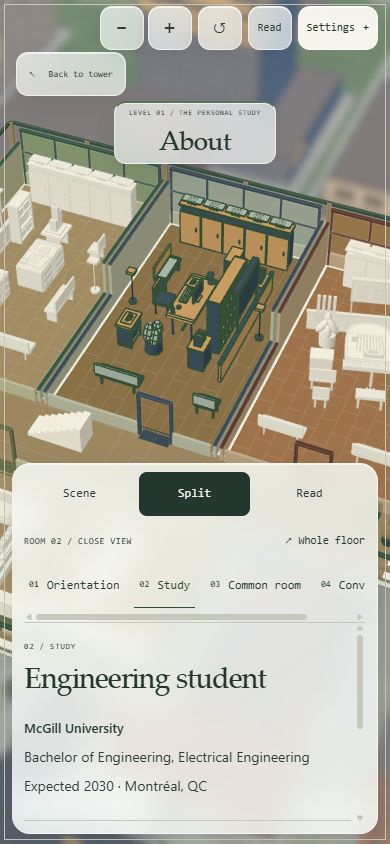
#> input picture state/mobile-usability/portrait-split.png, 390 x 844 px
$ python compose-preview.py
#> lines starting #> are read from the running program, lines starting #| are printed output that depends on the picture
"""Combine two unaltered browser screenshots for the mobile review."""
from pathlib import Path
from PIL import Image, ImageDraw, ImageFont

root = Path(__file__).resolve().parent
image = Image.new("RGB", (804, 896), "#f4f1e8")
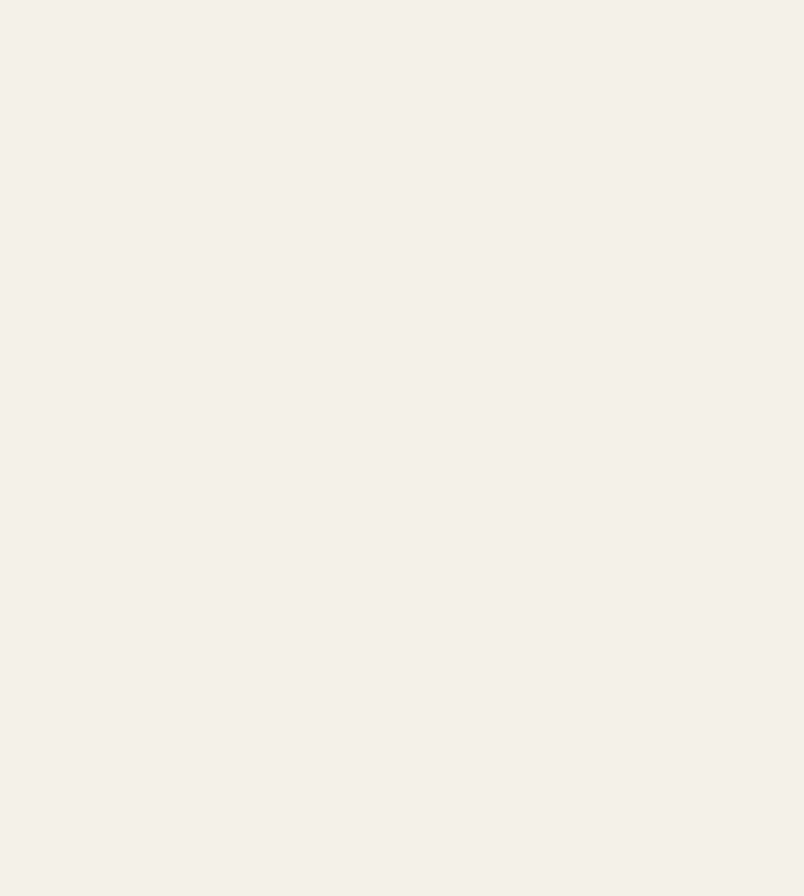
#> image: PIL image 804x896 RGB; mean R, G, B 244, 241, 232
draw = ImageDraw.Draw(image)
font = ImageFont.truetype("C:/Windows/Fonts/arial.ttf", 19)
for x, filename, label in [(8, "portrait-split.png", "Split · explore and read"), (406, "portrait-read.png", "Read · room details")]:
    draw.text((x + 3, 13), label, font=font, fill="#23372e")
    with Image.open(root / filename) as capture:
#> capture is the input picture: PIL image 390x844 RGB; mean R, G, B 180.8, 177.8, 164.3
        image.paste(capture.convert("RGB"), (x, 44))
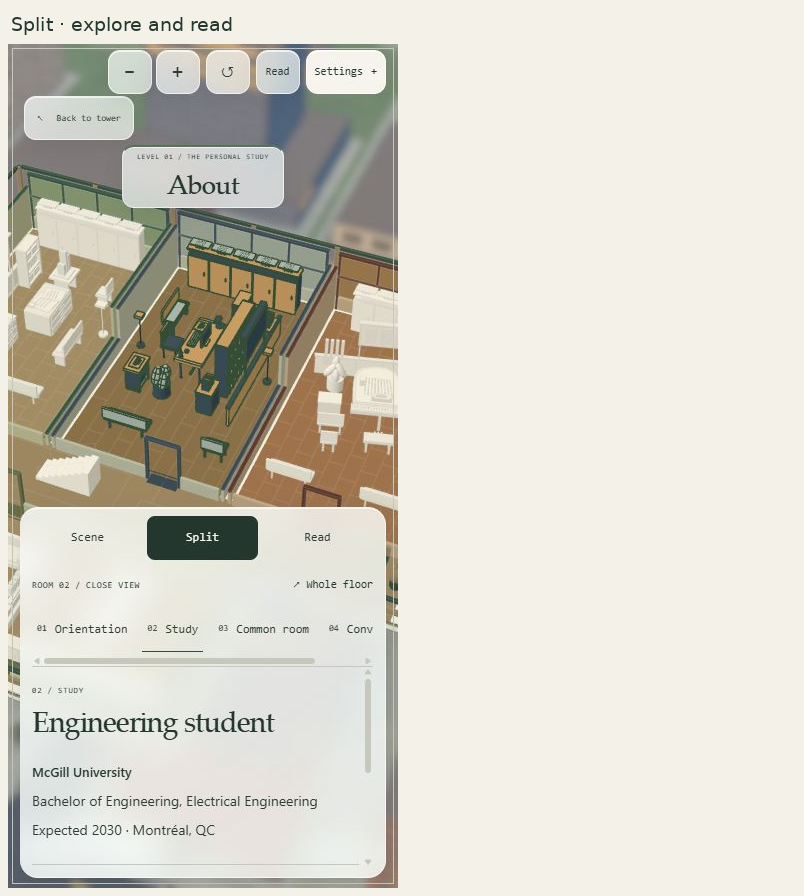
#> image: PIL image 804x896 RGB; mean R, G, B 214.9, 211.9, 200.8
#> pass 2 of the loop `for x, filename, label in [(8, "portrait-split.png", "Split · explore ..`:
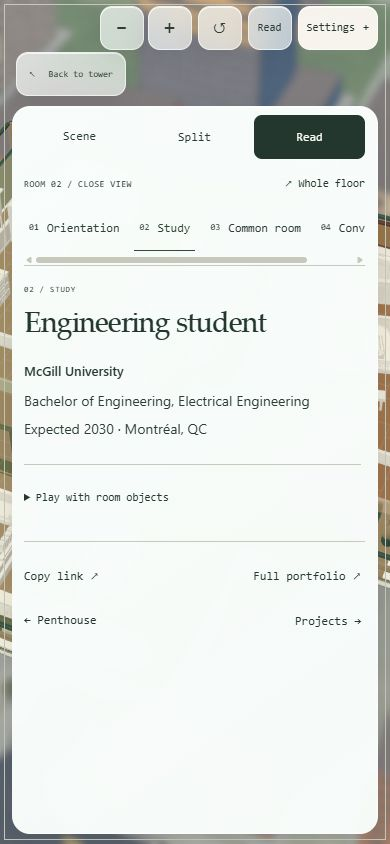
#> input picture state/mobile-usability/portrait-read.png, 390 x 844 px
#> capture is the input picture: PIL image 390x844 RGB; mean R, G, B 223.3, 227.1, 223.8
#> `image.paste(capture.convert("RGB"), (x, 44))`:
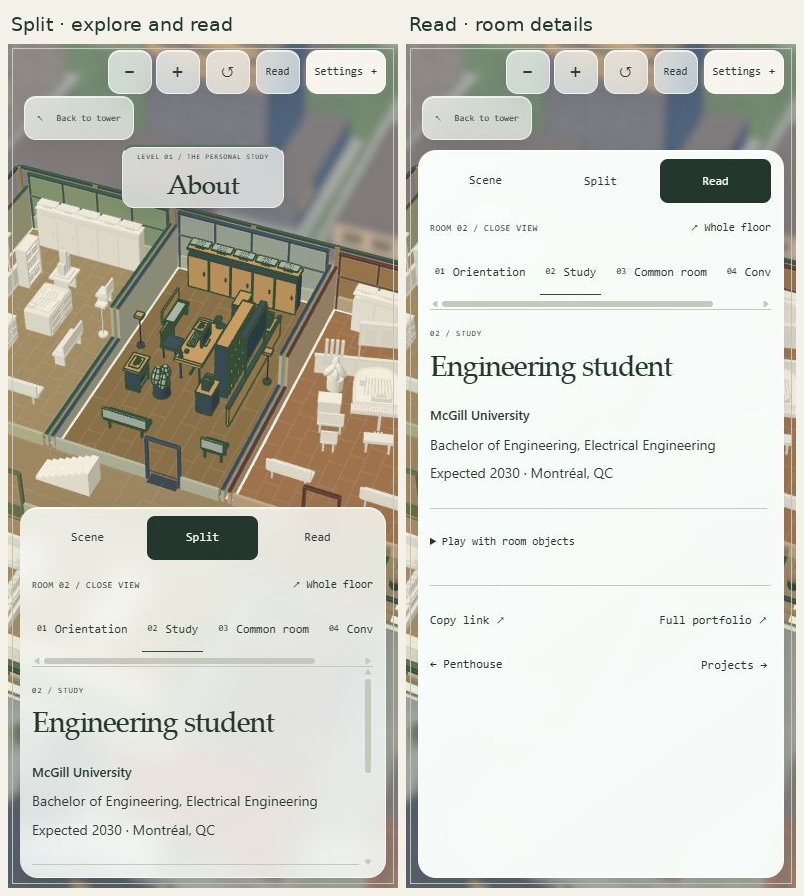
#> image: PIL image 804x896 RGB; mean R, G, B 205.2, 205.3, 196.9
image.save(root / "mobile-preview.jpg", quality=92)
